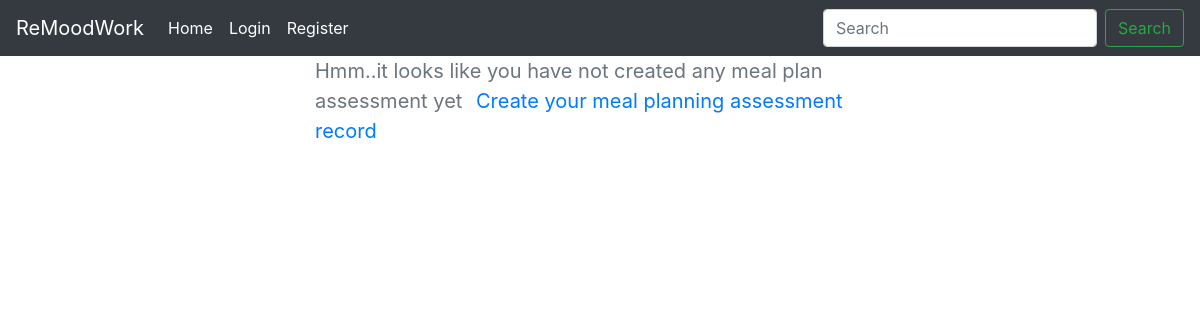
Before: /employee/22/mealplan/ with the older database file.
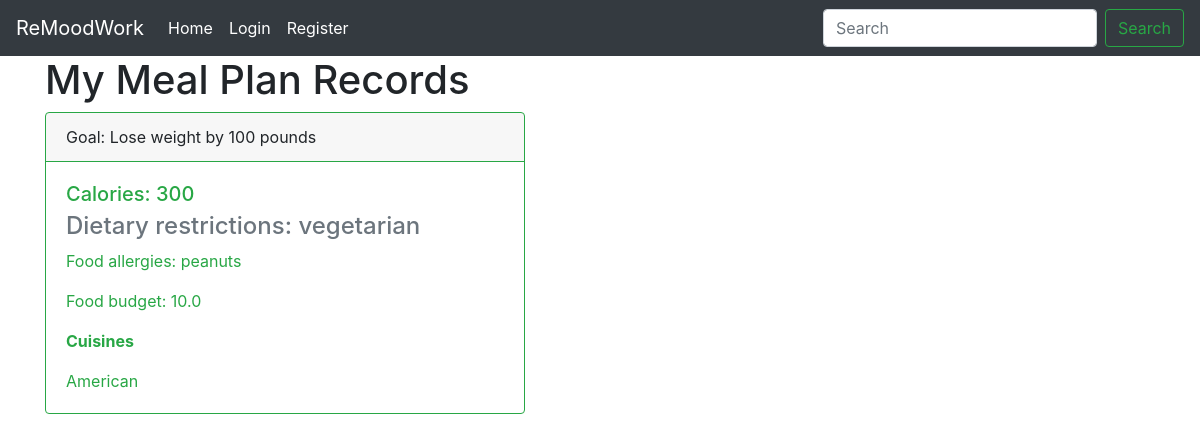
After: the same page with the newer database file.
### workrecords/models.py (models this page shows, shortened)
class MealPlan(models.Model):
    calories = models.PositiveIntegerField()
    dietary_restrictions = models.CharField(max_length=100)
    goal = models.CharField(max_length=100, blank=True)
    allergy = models.CharField(max_length=100)
    budget = models.FloatField()
    cuisine = models.CharField(max_length=100)
    employee = models.OneToOneField(Employee, on_delete=models.CASCADE)

### workrecords/views.py (the view)
# urls.py: path('employee/<int:pk>/mealplan/', views.meal_plan_view, name='remoodwork-meal-plan'),
def meal_plan_view(request, pk):
    if pk:
        user = User.objects.get(pk=pk)
        employee = Employee.objects.get(user=user)
        meal_plan_record = MealPlan.objects.filter(employee=employee).first()
    context = {
        'user_id': pk,
        'meal_plan_record': meal_plan_record
    }
    return render(request=request, template_name='workrecords/meal_plan_main_page.html', context=context)

### workrecords/templates/workrecords/meal_plan_main_page.html (shortened to what this page needs)
{% extends 'workrecords/base.html' %}
{% block content %}
<body>
{% if meal_plan_record %}
<div class="container">
    <div class="row">
        <div class="col-12">
            <h1>My Meal Plan Records</h1>
            <div class="card border-success mb-2" style="max-width: 30rem;">
                <div class="card-header border-success">Goal: {{ meal_plan_record.goal }}</div>
                <div class="card-body text-success">
                    <h5 class="card-title">Calories: {{ meal_plan_record.calories }}</h5>
                    <h4 class="card-subtitle mb-2 text-muted">
                        Dietary restrictions: {{ meal_plan_record.dietary_restrictions }}</h4>
                    <p class="card-text">Food allergies:
                        {{ meal_plan_record.allergy }}</p>
                    <p class="card-text">Food budget:
                        {{ meal_plan_record.budget }}</p>
                    <p class="card-text"><strong>Cuisines</strong></p>
                    <p class="card-text">{{ meal_plan_record.cuisine }}</p>
                </div>
            </div>
        </div>
    </div>
</div>
{% else %}
<div class="col-md-6 mx-auto">
        <small style="font-size: 20px" class="text-muted">
            Hmm..it looks like you have not created any meal plan assessment yet
            <a class="ml-2" href="{% url 'remoodwork-create-meal-plan' request.user.pk %}">Create your meal planning assessment record</a>
        </small>
    </div>
</body>
{% endif %}
{% endblock content %}

### workrecords/templates/workrecords/base.html (shortened to what this page needs)
<!DOCTYPE html>
<html lang="en">
<head>
    <link rel="stylesheet" href="https://cdn.jsdelivr.net/npm/bootstrap@4.4.1/dist/css/bootstrap.min.css">
</head>
<body>
    <nav class="navbar navbar-expand-lg navbar-dark bg-dark">
      <a class="navbar-brand" href="{% url 'remoodwork-home' %}">ReMoodWork</a>
      <div class="collapse navbar-collapse" id="navbarSupportedContent">
        <ul class="navbar-nav mr-auto">
          <li class="nav-item active">
            <a class="nav-link" href="{% url 'remoodwork-home' %}">Home <span class="sr-only">(current)</span></a>
          </li>
            {% if user.is_authenticated %}
                <li class="nav-item active">
                    <a class="nav-link" href="{% url 'remoodwork-logout-user' %}">Logout</a>
                </li>
                {% if user.job_classification_choice == "EMPLOYEE" %}
                    <li class="nav-item dropdown">
                        <a class="nav-link dropdown-toggle" href="#" id="navbarDropdown" role="button" data-toggle="dropdown" aria-haspopup="true" aria-expanded="false">
                            Surveys
                        </a>
                        <div class="dropdown-menu" aria-labelledby="navbarDropdown">
                            <a class="dropdown-item" href="{% url 'remoodwork-pulse-survey' request.user.pk %}">Visit your pulse survey records</a>
                            <a class="dropdown-item" href="{% url 'remoodwork-meal-plan' request.user.pk %}">Visit your assessment survey records</a>
                        </div>
                    </li>
                {% elif user.job_classification_choice == "EMPLOYER" %}
                    <li class="nav-item active">
                        <a class="nav-link" href="#">Food records</a>
                    </li>
                {% endif %}
                {% block navigation %}{% endblock %}
          <!-- If a user is not authenticated, then it should contain a Login and Register
          buttons other than ReMooWork/Home and Search button (More will be on that later in this project)
          -->
          {% else %}
            <li class="nav-item active">
                <a class="nav-link" href="{% url 'remoodwork-login-user' %}">Login</a>
            </li>
            <li class="nav-item active">
                <a class="nav-link" href="{% url 'remoodwork-register-user' %}">Register</a>
            </li>
          {% endif %}
        </ul>
        <form class="form-inline my-2 my-lg-0">
          <input class="form-control mr-sm-2" type="search" placeholder="Search" aria-label="Search">
          <button class="btn btn-outline-success my-2 my-sm-0" type="submit">Search</button>
        </form>
      </div>
    </nav>
    <div>
        {% block content %}{% endblock content %}
    </div>
</body>
</html>

Changed rows visible on the page:
added MealPlan: goal "Lose weight by 100 pounds", calories "300", dietary_restrictions "vegetarian", allergy "peanuts", budget "10.0", cuisine "American"
Other visible differences:
text no longer shown: "Hmm..it looks like you have not created any meal plan assessment yet Create your meal planning assessment record"
text now shown: "My Meal Plan Records Goal: Calories: Dietary restrictions: Food allergies: Food budget: Cuisines"
